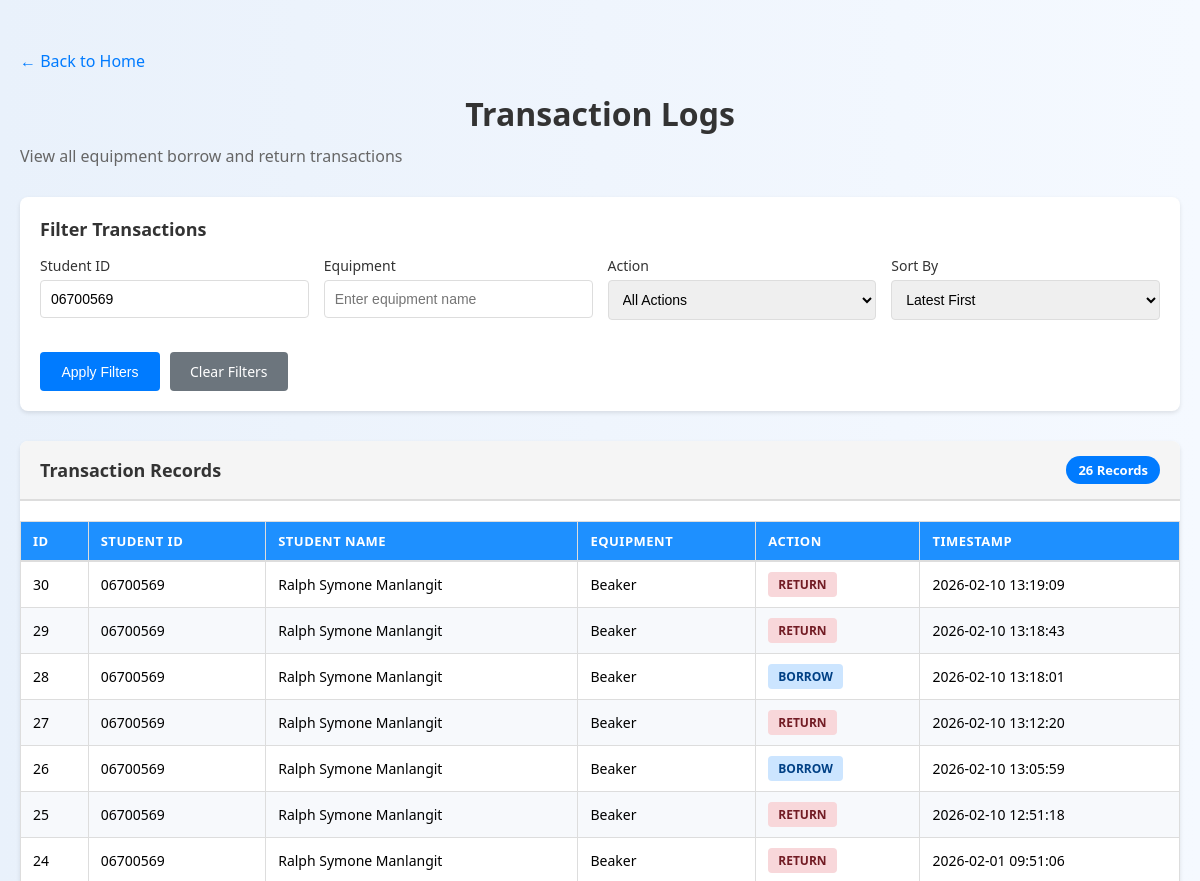
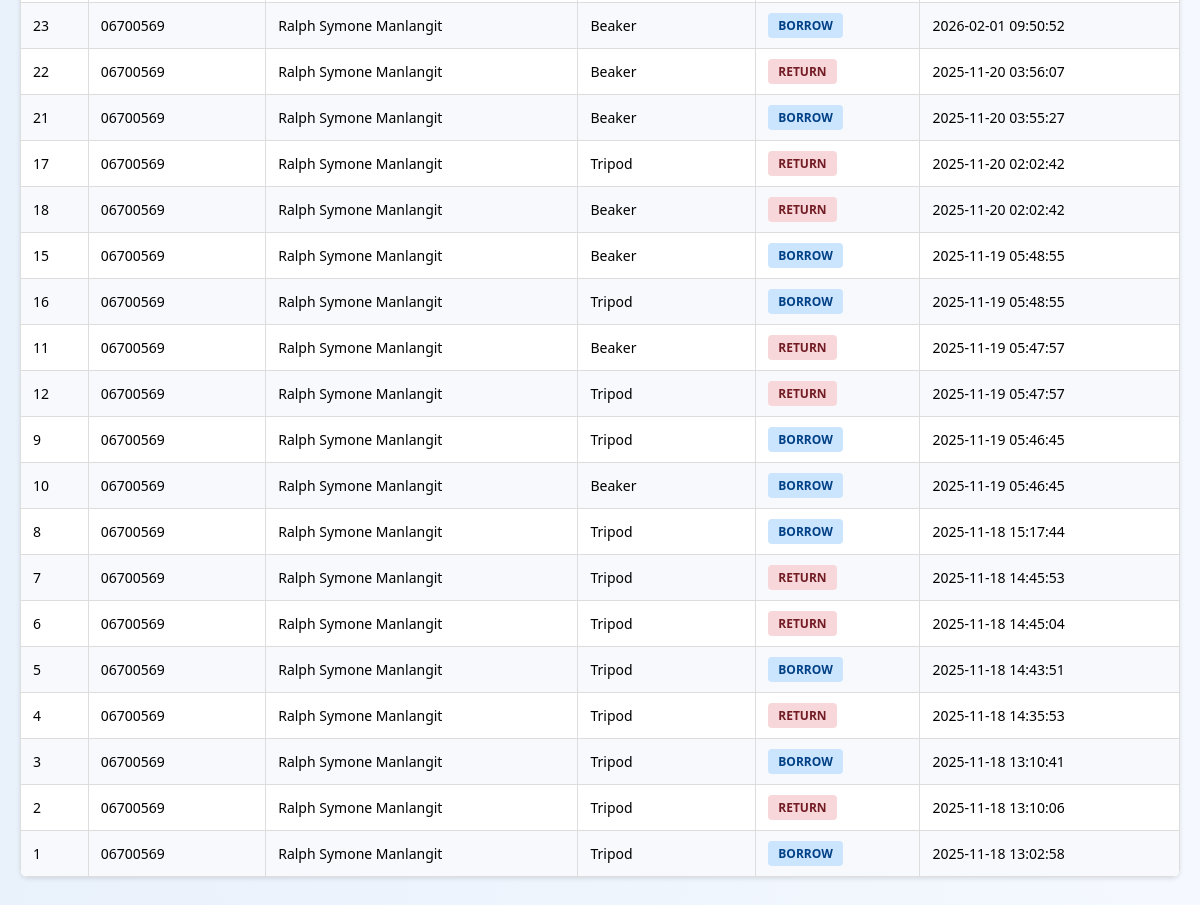
Screenshot of /admin_logs?student_id=06700569 with the database file from the repository (2 pictures, top to bottom).
### tables this page shows
CREATE TABLE equipment_log (
            id INTEGER PRIMARY KEY AUTOINCREMENT,
            student_id TEXT NOT NULL,
            equipment_name TEXT NOT NULL,
            action TEXT CHECK(action IN ('borrow', 'return')),
            timestamp TEXT DEFAULT CURRENT_TIMESTAMP
        , quantity INTEGER DEFAULT 1);

CREATE TABLE students (
            student_id TEXT PRIMARY KEY,
            name TEXT NOT NULL,
            course TEXT,
            year_level INTEGER, student_type TEXT DEFAULT 'college');

### CV-app/app.py (the view)
@app.route('/admin_logs', methods=['GET', 'POST'])
def admin_logs():
    try:
        conn = sqlite3.connect("database.db")
        c = conn.cursor()
        filters = {
            'student_id': request.args.get('student_id', '').strip(),
            'equipment': request.args.get('equipment', '').strip(),
            'action': request.args.get('action', ''),
            'sort': request.args.get('sort', 'timestamp_desc')
        }
        query = """
            SELECT e.id, e.student_id, s.name, e.equipment_name, e.action, e.timestamp
            FROM equipment_log e
            LEFT JOIN students s ON e.student_id = s.student_id
            WHERE 1=1
        """
        params = []
        if filters['student_id']:
            query += " AND e.student_id = ?"
            params.append(filters['student_id'])
        if filters['equipment']:
            query += " AND e.equipment_name LIKE ?"
            params.append(f"%{filters['equipment']}%")
        if filters['action']:
            query += " AND e.action = ?"
            params.append(filters['action'])
        if filters['sort'] == 'timestamp_asc':
            query += " ORDER BY e.timestamp ASC"
        elif filters['sort'] == 'student_id':
            query += " ORDER BY e.student_id ASC"
        elif filters['sort'] == 'action':
            query += " ORDER BY e.action ASC, e.timestamp DESC"
        else:
            query += " ORDER BY e.timestamp DESC"
        c.execute(query, params)
        logs = c.fetchall()
        c.execute("SELECT DISTINCT student_id FROM students ORDER BY student_id")
        all_students = [s[0] for s in c.fetchall()]
        c.execute("SELECT DISTINCT equipment_name FROM equipment_log ORDER BY equipment_name")
        all_equipment = [eq[0] for eq in c.fetchall()]
        conn.close()
        return render_template('admin_logs.html',
                             logs=logs,
                             filters=filters,
                             students=all_students,
                             equipment=all_equipment)
    except Exception as e:
        print(f"Admin logs error: {str(e)}")
        flash(f"Error loading admin logs: {str(e)}")
        return redirect(url_for('home'))

### CV-app/templates/admin_logs.html (shortened to what this page needs)
<!DOCTYPE html>
<html>
<head>
    <link rel="stylesheet" href="{{ url_for('static', filename='style.css') }}">
</head>
<body>
        <div class="admin-container">
        <a href="{{ url_for('home') }}" class="back-link">← Back to Home</a>
        <div class="admin-header">
            <h1>Transaction Logs</h1>
            <p>View all equipment borrow and return transactions</p>
        </div>
        <div class="filter-section">
            <div class="filter-title">Filter Transactions</div>
            <form method="GET" action="{{ url_for('admin_logs') }}">
                <div class="filter-grid">
                    <div class="filter-group">
                        <label>Student ID</label>
                        <input type="text" name="student_id" value="{{ filters.student_id }}" placeholder="Enter student ID">
                    </div>
                    <div class="filter-group">
                        <label>Equipment</label>
                        <input type="text" name="equipment" value="{{ filters.equipment }}" placeholder="Enter equipment name">
                    </div>
                    <div class="filter-group">
                        <label>Action</label>
                        <select name="action">
                            <option value="">All Actions</option>
                        </select>
                    </div>
                    <div class="filter-group">
                        <label>Sort By</label>
                        <select name="sort">
                            <option value="timestamp_desc" {% if filters.sort == 'timestamp_desc' %}selected{% endif %}>Latest First</option>
                        </select>
                    </div>
                </div>
                <div class="filter-buttons">
                    <button type="submit" class="btn btn-primary">Apply Filters</button>
                    <a href="{{ url_for('admin_logs') }}" class="btn btn-secondary">Clear Filters</a>
                </div>
            </form>
        </div>
        <div class="logs-section">
            <div class="logs-header">
                <div class="logs-title">Transaction Records</div>
                <div class="logs-count">{{ logs|length }} Records</div>
            </div>
            {% if logs %}
            <table>
                <thead>
                    <tr>
                        <th>ID</th>
                        <th>Student ID</th>
                        <th>Student Name</th>
                        <th>Equipment</th>
                        <th>Action</th>
                        <th>Timestamp</th>
                    </tr>
                </thead>
                <tbody>
                    {% for log in logs %}
                    <tr>
                        <td>{{ log[0] }}</td>
                        <td>{{ log[1] }}</td>
                        <td>{{ log[2] or 'N/A' }}</td>
                        <td>{{ log[3] }}</td>
                        <td><span class="badge badge-{{ log[4].lower() }}">{{ log[4].upper() }}</span></td>
                        <td>{{ log[5] }}</td>
                    </tr>
                    {% endfor %}
                </tbody>
            </table>
            {% else %}
            <div class="no-data">No transaction records found.</div>
            {% endif %}
        </div>
    </div>
</body>
</html>

### CV-app/static/style.css (style rules this page uses)
body { font-family: 'Segoe UI', Tahoma, Geneva, Verdana, sans-serif; background: linear-gradient(to right, #e9f1fb, #f5f9ff); margin: 0; padding: 0; }
h1, h2 { color: #1f3b73; text-align: center; margin-bottom: 15px; }
form { display: flex; flex-direction: column; gap: 12px; margin-top: 10px; }
label { font-weight: 600; color: #333; }
input[type="text"], input[type="number"], textarea, select { padding: 10px; border: 1px solid #ccc; border-radius: 6px; font-size: 16px; width: 100%; box-sizing: border-box; }
button, input[type="submit"] { background-color: #1e90ff; color: white; padding: 10px 16px; border: none; border-radius: 6px; font-size: 16px; cursor: pointer; transition: background-color 0.25s ease; }
table { width: 100%; border-collapse: collapse; margin-top: 20px; }
table th, table td { padding: 10px 12px; text-align: left; border: 1px solid #ddd; }
table th { background-color: #1e90ff; color: white; }
table tr:nth-child(even) { background-color: #f7f9fc; }
button { min-width: 120px; }

### CV-app/templates/admin_logs.html (style rules this page uses)
.admin-container { max-width: 1200px; margin: 30px auto; padding: 20px; }
.admin-header { margin-bottom: 30px; }
.admin-header h1 { font-size: 32px; color: #333; margin: 0 0 10px 0; }
.admin-header p { color: #666; margin: 0; }
.filter-section { background: white; padding: 20px; border-radius: 8px; box-shadow: 0 2px 4px rgba(0,0,0,0.1); margin-bottom: 30px; }
.filter-title { font-size: 18px; font-weight: bold; margin-bottom: 15px; color: #333; }
.filter-grid { display: grid; grid-template-columns: repeat(auto-fit, minmax(250px, 1fr)); gap: 15px; margin-bottom: 20px; }
.filter-group { display: flex; flex-direction: column; }
.filter-group label { font-weight: 500; color: #333; margin-bottom: 5px; font-size: 14px; }
.filter-group input, .filter-group select { padding: 10px; border: 1px solid #ddd; border-radius: 4px; font-size: 14px; }
.filter-buttons { display: flex; gap: 10px; }
.btn { padding: 10px 20px; border: none; border-radius: 4px; cursor: pointer; font-size: 14px; font-weight: 500; text-decoration: none; }
.btn-primary { background: #007bff; color: white; }
.btn-secondary { background: #6c757d; color: white; }
.logs-section { background: white; border-radius: 8px; box-shadow: 0 2px 4px rgba(0,0,0,0.1); overflow: hidden; }
.logs-header { background: #f5f5f5; padding: 15px 20px; border-bottom: 2px solid #ddd; display: flex; justify-content: space-between; align-items: center; }
.logs-title { font-size: 18px; font-weight: bold; color: #333; }
.logs-count { background: #007bff; color: white; padding: 5px 12px; border-radius: 20px; font-size: 13px; font-weight: bold; }
table { width: 100%; border-collapse: collapse; }
thead { background: #f9f9f9; border-bottom: 2px solid #ddd; }
th { padding: 12px 15px; text-align: left; font-weight: 600; color: #333; font-size: 13px; text-transform: uppercase; letter-spacing: 0.5px; cursor: pointer; user-select: none; }
td { padding: 12px 15px; border-bottom: 1px solid #f0f0f0; font-size: 14px; }
.badge { display: inline-block; padding: 4px 10px; border-radius: 4px; font-size: 12px; font-weight: 600; }
.badge-borrow { background: #cce5ff; color: #004085; }
.badge-return { background: #f8d7da; color: #721c24; }
.back-link { display: inline-block; margin-bottom: 20px; color: #007bff; text-decoration: none; font-weight: 500; }

### rows the page displays
equipment_log: id "30", student "06700569", name "Ralph Symone Manlangit", equipment_name "Beaker", action "RETURN", timestamp "2026-02-10 13:19:09"
equipment_log: id "29", student "06700569", name "Ralph Symone Manlangit", equipment_name "Beaker", action "RETURN", timestamp "2026-02-10 13:18:43"
equipment_log: id "28", student "06700569", name "Ralph Symone Manlangit", equipment_name "Beaker", action "BORROW", timestamp "2026-02-10 13:18:01"
equipment_log: id "27", student "06700569", name "Ralph Symone Manlangit", equipment_name "Beaker", action "RETURN", timestamp "2026-02-10 13:12:20"
equipment_log: id "26", student "06700569", name "Ralph Symone Manlangit", equipment_name "Beaker", action "BORROW", timestamp "2026-02-10 13:05:59"
equipment_log: id "25", student "06700569", name "Ralph Symone Manlangit", equipment_name "Beaker", action "RETURN", timestamp "2026-02-10 12:51:18"
equipment_log: id "24", student "06700569", name "Ralph Symone Manlangit", equipment_name "Beaker", action "RETURN", timestamp "2026-02-01 09:51:06"
equipment_log: id "23", student "06700569", name "Ralph Symone Manlangit", equipment_name "Beaker", action "BORROW", timestamp "2026-02-01 09:50:52"
equipment_log: id "22", student "06700569", name "Ralph Symone Manlangit", equipment_name "Beaker", action "RETURN", timestamp "2025-11-20 03:56:07"
equipment_log: id "21", student "06700569", name "Ralph Symone Manlangit", equipment_name "Beaker", action "BORROW", timestamp "2025-11-20 03:55:27"
equipment_log: id "17", student "06700569", name "Ralph Symone Manlangit", equipment_name "Tripod", action "RETURN", timestamp "2025-11-20 02:02:42"
equipment_log: id "18", student "06700569", name "Ralph Symone Manlangit", equipment_name "Beaker", action "RETURN", timestamp "2025-11-20 02:02:42"
equipment_log: id "15", student "06700569", name "Ralph Symone Manlangit", equipment_name "Beaker", action "BORROW", timestamp "2025-11-19 05:48:55"
equipment_log: id "16", student "06700569", name "Ralph Symone Manlangit", equipment_name "Tripod", action "BORROW", timestamp "2025-11-19 05:48:55"
equipment_log: id "11", student "06700569", name "Ralph Symone Manlangit", equipment_name "Beaker", action "RETURN", timestamp "2025-11-19 05:47:57"
equipment_log: id "12", student "06700569", name "Ralph Symone Manlangit", equipment_name "Tripod", action "RETURN", timestamp "2025-11-19 05:47:57"
equipment_log: id "9", student "06700569", name "Ralph Symone Manlangit", equipment_name "Tripod", action "BORROW", timestamp "2025-11-19 05:46:45"
equipment_log: id "10", student "06700569", name "Ralph Symone Manlangit", equipment_name "Beaker", action "BORROW", timestamp "2025-11-19 05:46:45"
equipment_log: id "8", student "06700569", name "Ralph Symone Manlangit", equipment_name "Tripod", action "BORROW", timestamp "2025-11-18 15:17:44"
equipment_log: id "7", student "06700569", name "Ralph Symone Manlangit", equipment_name "Tripod", action "RETURN", timestamp "2025-11-18 14:45:53"
equipment_log: id "6", student "06700569", name "Ralph Symone Manlangit", equipment_name "Tripod", action "RETURN", timestamp "2025-11-18 14:45:04"
equipment_log: id "5", student "06700569", name "Ralph Symone Manlangit", equipment_name "Tripod", action "BORROW", timestamp "2025-11-18 14:43:51"
equipment_log: id "4", student "06700569", name "Ralph Symone Manlangit", equipment_name "Tripod", action "RETURN", timestamp "2025-11-18 14:35:53"
equipment_log: id "3", student "06700569", name "Ralph Symone Manlangit", equipment_name "Tripod", action "BORROW", timestamp "2025-11-18 13:10:41"
equipment_log: id "2", student "06700569", name "Ralph Symone Manlangit", equipment_name "Tripod", action "RETURN", timestamp "2025-11-18 13:10:06"
equipment_log: id "1", student "06700569", name "Ralph Symone Manlangit", equipment_name "Tripod", action "BORROW", timestamp "2025-11-18 13:02:58"

### other values shown
{{ logs|length }} "26"
